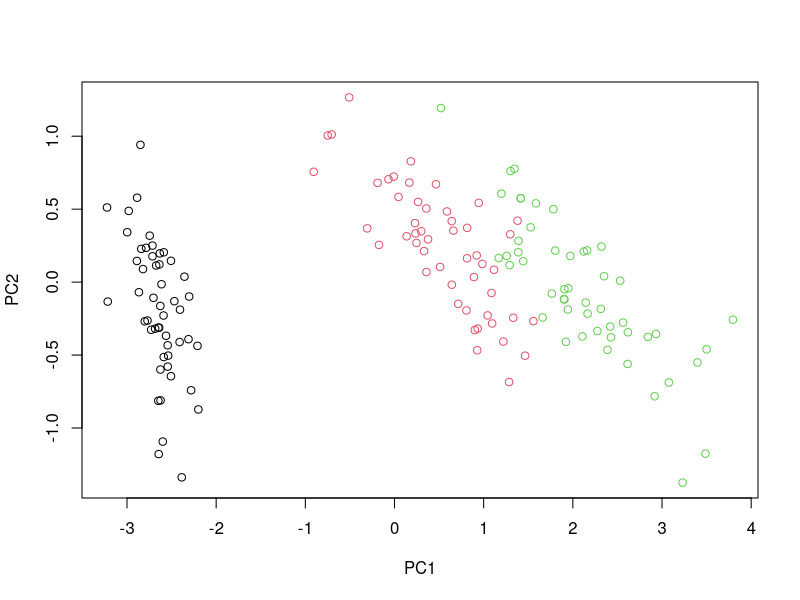
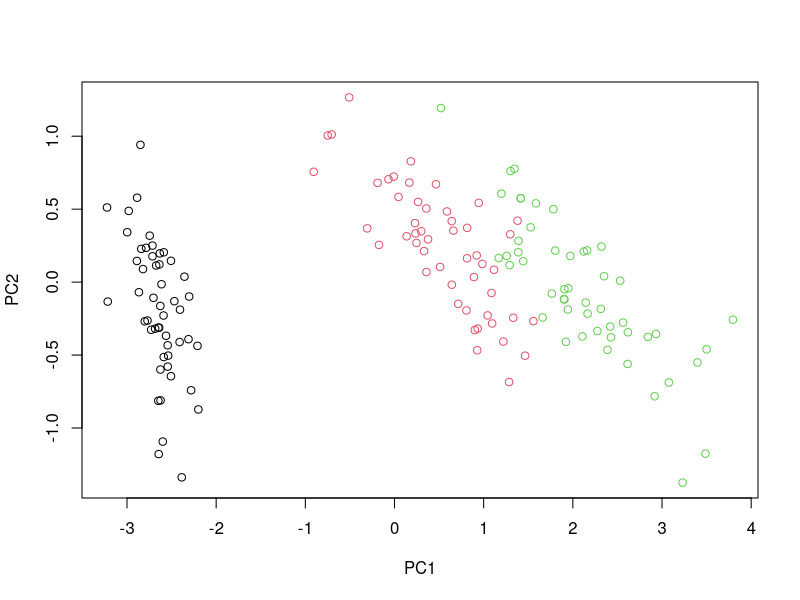
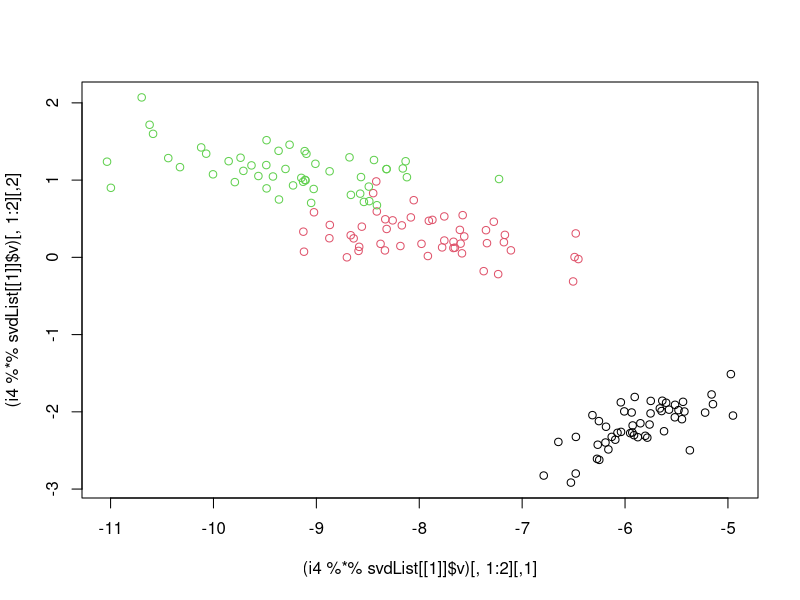
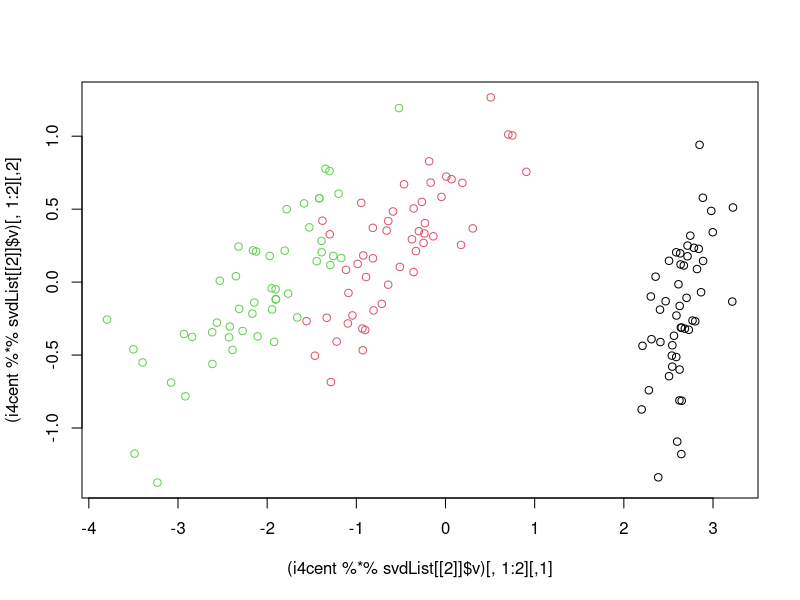
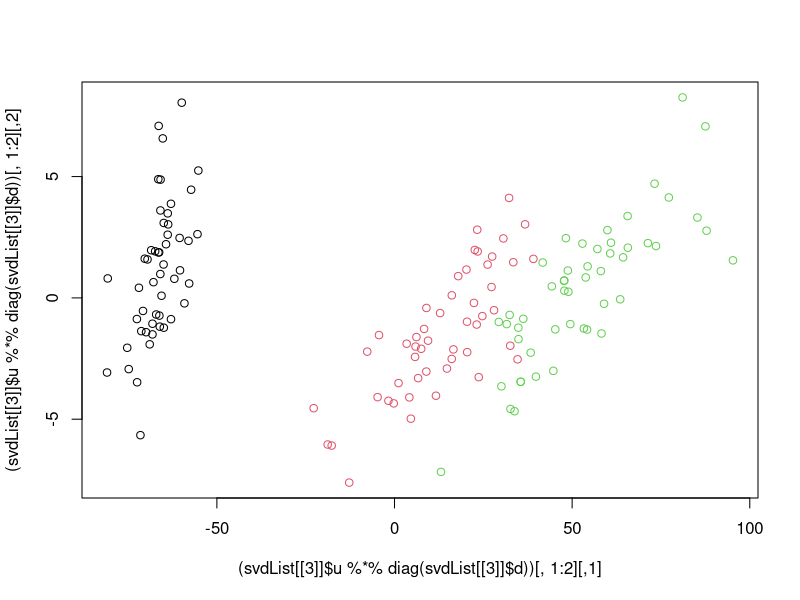
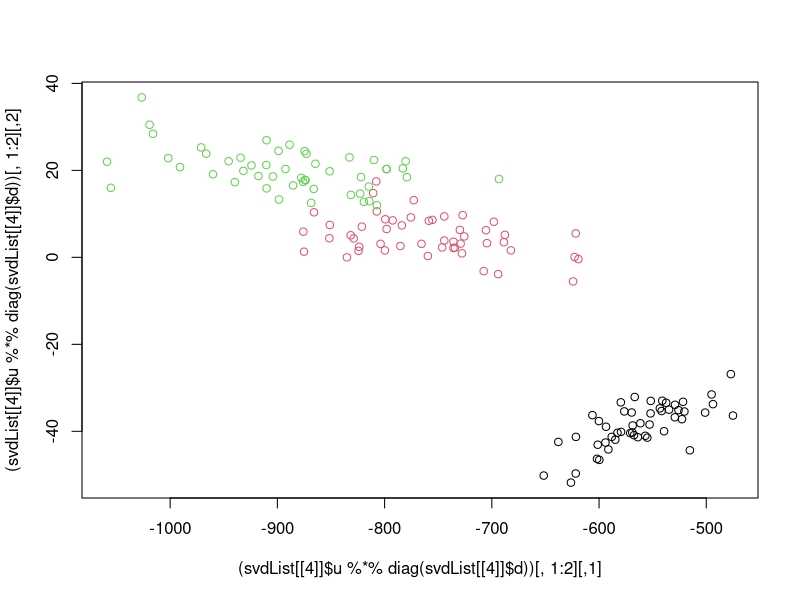

The R script that drew these images, in order:


# get data
i4 <- as.matrix(iris[,1:4])
i4cent <- scale(i4, scale = F, center = T) # traits centered
i4tcent <- scale(t(i4), scale = F, center = T) # inds centered



# Prcomp ------------------------------------------------------------------

# prcompom on centered i

pci4cent <- prcomp(i4cent, center = F)
# centered by prcomp
pci4 <- prcomp(i4cent, center = F)

# identical as expected
plot(pci4cent$x[,1:2], col=iris$Species)
plot(pci4$x[,1:2], col=iris$Species)



# Cov matrices ------------------------------------------------------------

cprTrait <- crossprod(i4)
cprTraitCent <- crossprod(i4cent)
cprIndTraitCent <- tcrossprod(i4cent)
cprInd <- tcrossprod(i4)


# 1st and 2nd are 4x4 cov mats
svdList <- lapply(list(cprTrait, cprTraitCent, cprIndTraitCent, cprInd), svd)

plot((i4 %*% svdList[[1]]$v)[,1:2], col=iris$Species)
plot((i4cent %*% svdList[[2]]$v)[,1:2], col=iris$Species)

plot((svdList[[3]]$u %*% diag(svdList[[3]]$d))[,1:2], col=iris$Species)
plot((svdList[[4]]$u %*% diag(svdList[[4]]$d))[,1:2], col=iris$Species)
